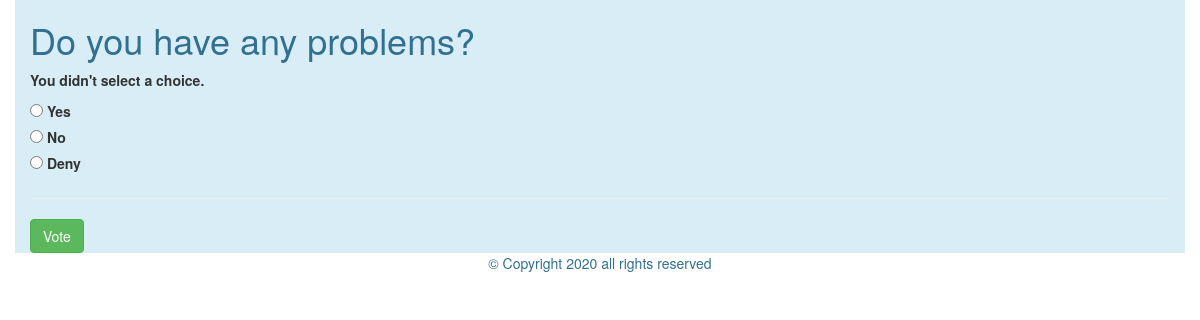
/polls/3/vote/, run on the app's committed database.
### polls/models.py (models this page shows, shortened)
class Question(models.Model):
    question_text = models.CharField(max_length=200)
    pub_date = models.DateTimeField('date published')

class Choice(models.Model):
    question = models.ForeignKey(Question, on_delete=models.CASCADE)
    choice_text = models.CharField(max_length=200)
    votes = models.IntegerField(default=0)

### polls/views.py (the view)
# urls.py: path('<int:question_id>/vote/',views.vote,name='vote'),
def vote(request, question_id):
    question = get_object_or_404(Question, pk=question_id)
    try:
        selected_choice = question.choice_set.get(pk=request.POST['choice'])
    except (KeyError, Choice.DoesNotExist):
        return render(request, 'polls/detail.html', {
            'question': question,
            'error_message': "You didn't select a choice.",
        })
    else:
        selected_choice.votes += 1
        selected_choice.save()
        return HttpResponseRedirect(reverse('polls:results', args=(question.id,)))

### polls/templates/polls/detail.html (shortened to what this page needs)
{% extends 'polls/base.html' %}
{% block content %}
<div class="container bg-info">
<h1 class="text-info">{{ question.question_text }}</h1>
{% if error_message %}<p><strong>{{ error_message }}</strong></p>{% endif %}
<form action="{% url 'polls:vote' question.id %}" method="post">
{% for choice in question.choice_set.all %}
    <input type="radio" name="choice" id="choice{{ forloop.counter }}" value="{{ choice.id }}">
    <label for="choice{{ forloop.counter }}">{{ choice.choice_text }}</label><br>
{% endfor %}
    <hr>
<input class="btn btn-success" type="submit" value="Vote">
</form>
</div>
{% endblock %}

### data on the page
Question: question_text "Do you have any problems?"
Choice: choice_text "Yes"
Choice: choice_text "No"
Choice: choice_text "Deny"

### other printed values
{{ error_message }} "You didn't select a choice."
